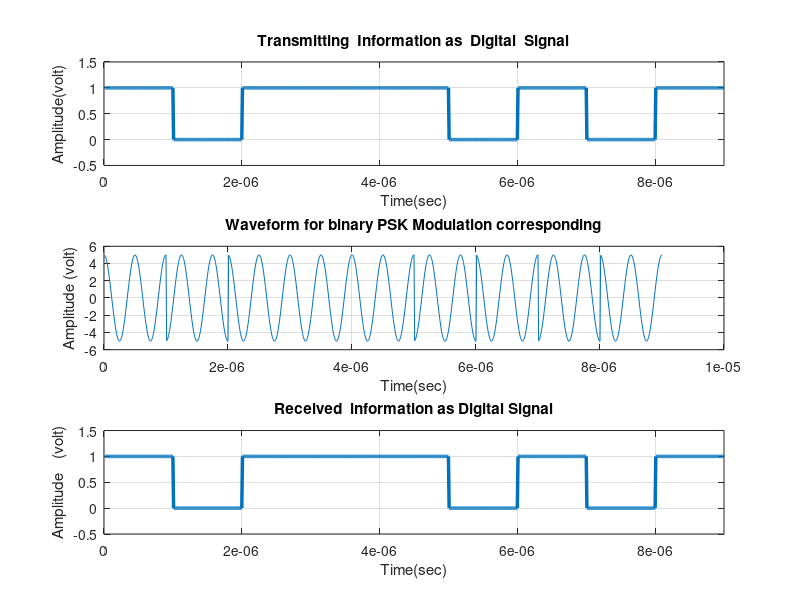

This figure's MATLAB source:
clc;
clear all; close all;
x=[1	0	1	1	1	0	1	0	1];
bp=0.000001;
disp('Binary  Information at transmitter');
disp(x);

%Representation of Transmitting binary information as 	digital 	signal
bit=[];
for  n=1:1:length(x)
    if  x(n)==1;
        se=ones(1,100); 
    else
        x(n)==0;
        se=zeros(1,100); 
    end
    bit=[bit  se]; 
end
tl=bp/100:bp/100:100*length(x)*(bp/100); 
subplot(3,1,1)
plot(tl,bit,'linewidth',2.5); 
grid  on;
axis([0  bp*length(x) -0.5	1.5]);
ylabel('Amplitude(volt)');
xlabel('Time(sec)');
title('Transmitting  Information as  Digital  Signal');

%Binary  PSK Modulation
A=5;
br=1/bp; 
f=br*2;
t2=bp/99:bp/99:bp; 
ss=length(t2);
m=[];
for(i=1:1:length(x))
    if  x(i)==1;
        y=A*cos(2*pi*f*t2); 
    else

        y=A*cos(2*pi*f*t2+pi); 	
    end
    m=[m y];
end

t3=bp/99:bp/99:bp*length(x) ;
subplot(3,1,2);
plot(t3,m);
grid  on;
xlabel('Time(sec)');
ylabel('Amplitude (volt)');


title('Waveform for binary PSK Modulation corresponding');
%Binary  FSK  Demodulation
mn=[];
for  n=ss:ss:length(m)
    t=bp/99:bp/99:bp;
    y=cos(2*pi*f*t); 	%Carrier  signal
    mm=y.*m((n-(ss-1)):n);
    t4=bp/99:bp/99:bp;
    z=trapz(t4,mm); 	%Intregation


    zz=round(2*z/bp); 
    if(zz>0)
        a=1;
    else
        a=0; 
    end
    mn=[mn a];
end


disp('Binary  Information at Receiver After PSK Demodulation'); 
disp(mn);


%Represntation of Binary data into Digital signal 
bit=[];
for n=1:length(mn)
    if mn(n)==1;
        se=ones(1,100); 
    else
        se=zeros(1,100); 
    end
    bit=[bit  se]; 
end
t4=bp/100:bp/100:100*length(mn)*(bp/100); 
subplot(3,1,3)
plot(t4,bit,'linewidth',2.5); 
grid on;
axis([0 bp*length(mn)	-0.5	1.5]);
xlabel('Time(sec)')	;
ylabel('Amplitude	(volt)')	;
title('Received  information as Digital Signal');
